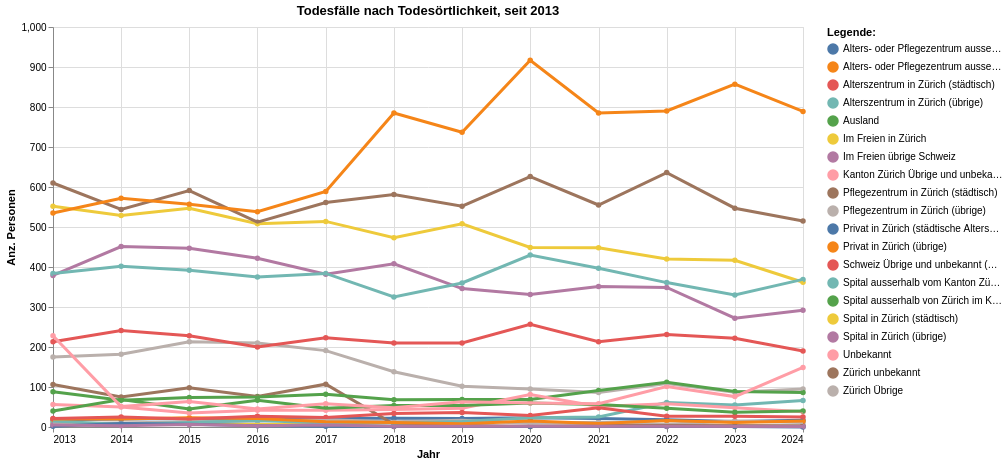

The notebook cell this image was saved under:
### Code cell
grafik3 = mypy_dv.plot_altair_multiline_highlight(
    data = myAgg3.reset_index().sort_values('TodOertlichkeitLevel2Sort', ascending=True)
    ,x = 'StichtagDatJahr:T'
    ,y = 'sum_WBev:Q'
    ,x_beschriftung = 'Jahr'
    , y_beschriftung = 'Anz. Personen'
    ,category = "TodOertlichkeitLevel2Lang:N"
    ,category_beschriftung= 'Legende:'
    ,warning_status = "ignore" #always or ignore
    ,myTitle="Todesfälle nach Todesörtlichkeit, seit "+data_min_date
)
grafik3

### Figure 1 — Vega-Lite specification as saved in the notebook (floating-point values rounded to 4 significant figures; data arrays with more than 128 entries replaced by an {"elided": "..."} marker saying what was removed)
{"config": {"view": {"continuousWidth": 300, "continuousHeight": 300}}, "layer": [{"mark": {"type": "circle"}, "encoding": {"color": {"field": "TodOertlichkeitLevel2Lang", "legend": {"orient": "right", "title": "Legende:"}, "type": "nominal"}, "opacity": {"value": 1.3}, "tooltip": [{"field": "StichtagDatJahr", "type": "temporal"}, {"field": "TodOertlichkeitLevel2Lang", "type": "nominal"}, {"field": "sum_WBev", "type": "quantitative"}], "x": {"axis": {"title": "Jahr"}, "field": "StichtagDatJahr", "type": "temporal"}, "y": {"axis": {"title": "Anz. Personen"}, "field": "sum_WBev", "type": "quantitative"}}, "name": "view_6", "title": "Todesfälle nach Todesörtlichkeit, seit 2013"}, {"mark": {"type": "line"}, "encoding": {"color": {"field": "TodOertlichkeitLevel2Lang", "legend": {"orient": "right", "title": "Legende:"}, "type": "nominal"}, "size": {"condition": {"test": {"not": {"param": "param_6"}}, "value": 1.2}, "value": 3}, "tooltip": [{"field": "StichtagDatJahr", "type": "temporal"}, {"field": "TodOertlichkeitLevel2Lang", "type": "nominal"}, {"field": "sum_WBev", "type": "quantitative"}], "x": {"axis": {"title": "Jahr"}, "field": "StichtagDatJahr", "type": "temporal"}, "y": {"axis": {"title": "Anz. Personen"}, "field": "sum_WBev", "type": "quantitative"}}, "title": "Todesfälle nach Todesörtlichkeit, seit 2013"}], "data": {"name": "data-998f4a7096b2eef8c67acea0a88454a8"}, "height": 400, "params": [{"name": "param_6", "select": {"type": "point", "fields": ["TodOertlichkeitLevel2Lang:N"], "nearest": true, "on": "pointerover"}, "views": ["view_6"]}], "width": 750, "$schema": "https://vega.github.io/schema/vega-lite/v5.8.0.json", "datasets": {"data-998f4a7096b2eef8c67acea0a88454a8": {"elided": "228 records"}}}
